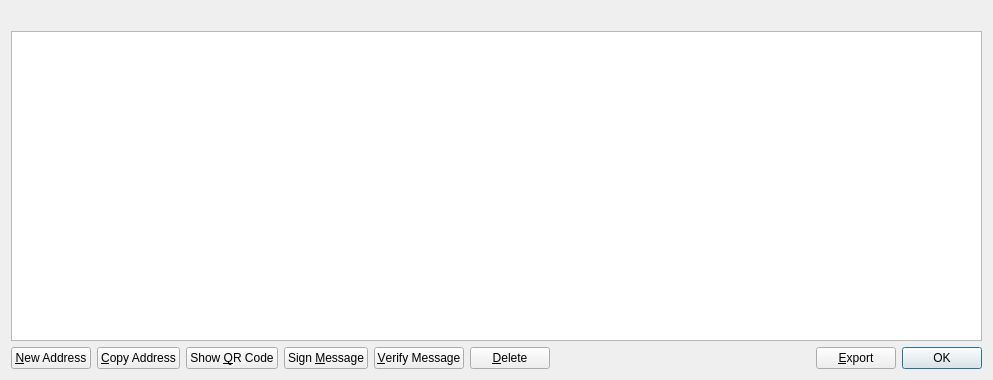
<?xml version="1.0" encoding="UTF-8"?>
<ui version="4.0">
 <class>AddressBookPage</class>
 <widget class="QWidget" name="AddressBookPage">
  <property name="geometry">
   <rect>
    <x>0</x>
    <y>0</y>
    <width>993</width>
    <height>380</height>
   </rect>
  </property>
  <property name="windowTitle">
   <string>Address Book</string>
  </property>
  <layout class="QVBoxLayout" name="verticalLayout">
   <item>
    <widget class="QLabel" name="labelExplanation">
     <property name="textFormat">
      <enum>Qt::PlainText</enum>
     </property>
     <property name="wordWrap">
      <bool>true</bool>
     </property>
    </widget>
   </item>
   <item>
    <widget class="QTableView" name="tableView">
     <property name="contextMenuPolicy">
      <enum>Qt::CustomContextMenu</enum>
     </property>
     <property name="toolTip">
      <string>Double-click to edit address or label</string>
     </property>
     <property name="tabKeyNavigation">
      <bool>false</bool>
     </property>
     <property name="alternatingRowColors">
      <bool>true</bool>
     </property>
     <property name="selectionMode">
      <enum>QAbstractItemView::SingleSelection</enum>
     </property>
     <property name="selectionBehavior">
      <enum>QAbstractItemView::SelectRows</enum>
     </property>
     <property name="sortingEnabled">
      <bool>true</bool>
     </property>
     <attribute name="verticalHeaderVisible">
      <bool>false</bool>
     </attribute>
    </widget>
   </item>
   <item>
    <layout class="QHBoxLayout" name="horizontalLayout">
     <item>
      <widget class="QPushButton" name="newAddress">
       <property name="toolTip">
        <string>Create a new address</string>
       </property>
       <property name="text">
        <string>&amp;New Address</string>
       </property>
       <property name="icon">
        <iconset resource="../bitcoin.qrc">
         <normaloff>:/icons/add</normaloff>:/icons/add</iconset>
       </property>
      </widget>
     </item>
     <item>
      <widget class="QPushButton" name="copyAddress">
       <property name="toolTip">
        <string>Copy the currently selected address to the system clipboard</string>
       </property>
       <property name="text">
        <string>&amp;Copy Address</string>
       </property>
       <property name="icon">
        <iconset resource="../bitcoin.qrc">
         <normaloff>:/icons/editcopy</normaloff>:/icons/editcopy</iconset>
       </property>
      </widget>
     </item>
     <item>
      <widget class="QPushButton" name="showQRCode">
       <property name="text">
        <string>Show &amp;QR Code</string>
       </property>
       <property name="icon">
        <iconset resource="../bitcoin.qrc">
         <normaloff>:/icons/qrcode</normaloff>:/icons/qrcode</iconset>
       </property>
      </widget>
     </item>
     <item>
      <widget class="QPushButton" name="signMessage">
       <property name="toolTip">
        <string>Sign a message to prove you own a TravelFlex address</string>
       </property>
       <property name="text">
        <string>Sign &amp;Message</string>
       </property>
       <property name="icon">
        <iconset resource="../bitcoin.qrc">
         <normaloff>:/icons/edit</normaloff>:/icons/edit</iconset>
       </property>
      </widget>
     </item>
     <item>
      <widget class="QPushButton" name="verifyMessage">
       <property name="toolTip">
        <string>Verify a message to ensure it was signed with a specified TravelFlex address</string>
       </property>
       <property name="text">
        <string>&amp;Verify Message</string>
       </property>
       <property name="icon">
        <iconset resource="../bitcoin.qrc">
         <normaloff>:/icons/transaction_0</normaloff>:/icons/transaction_0</iconset>
       </property>
      </widget>
     </item>
     <item>
      <widget class="QPushButton" name="deleteAddress">
       <property name="toolTip">
        <string>Delete the currently selected address from the list</string>
       </property>
       <property name="text">
        <string>&amp;Delete</string>
       </property>
       <property name="icon">
        <iconset resource="../bitcoin.qrc">
         <normaloff>:/icons/remove</normaloff>:/icons/remove</iconset>
       </property>
      </widget>
     </item>
     <item>
      <spacer name="horizontalSpacer">
       <property name="orientation">
        <enum>Qt::Horizontal</enum>
       </property>
       <property name="sizeHint" stdset="0">
        <size>
         <width>40</width>
         <height>20</height>
        </size>
       </property>
      </spacer>
     </item>
     <item>
      <widget class="QPushButton" name="exportButton">
       <property name="toolTip">
        <string>Export the data in the current tab to a file</string>
       </property>
       <property name="text">
        <string>&amp;Export</string>
       </property>
       <property name="icon">
        <iconset resource="../bitcoin.qrc">
         <normaloff>:/icons/export</normaloff>:/icons/export</iconset>
       </property>
      </widget>
     </item>
     <item>
      <widget class="QDialogButtonBox" name="buttonBox">
       <property name="sizePolicy">
        <sizepolicy hsizetype="Maximum" vsizetype="Fixed">
         <horstretch>0</horstretch>
         <verstretch>0</verstretch>
        </sizepolicy>
       </property>
       <property name="standardButtons">
        <set>QDialogButtonBox::Ok</set>
       </property>
      </widget>
     </item>
    </layout>
   </item>
  </layout>
 </widget>
 <resources>
  <include location="../bitcoin.qrc"/>
 </resources>
 <connections/>
</ui>
